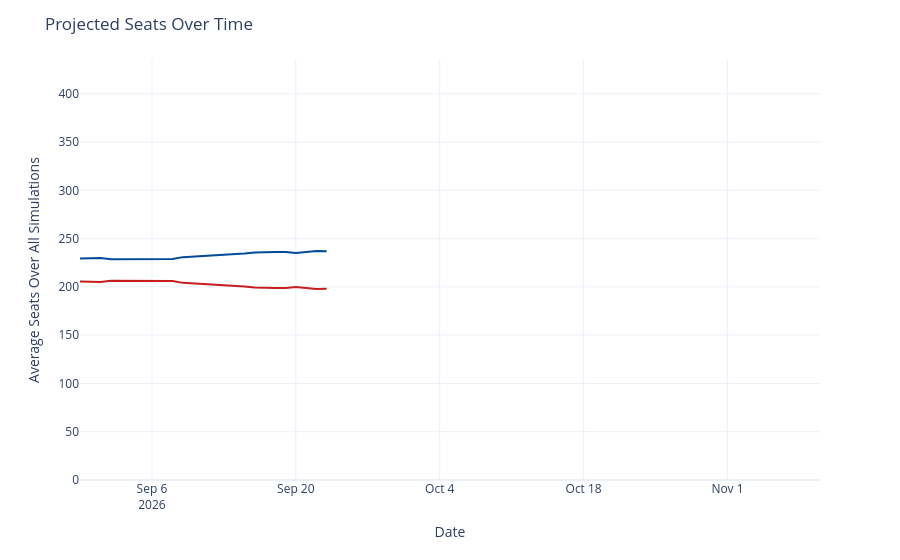

The notebook cell this image was saved under:
### Code cell
seats_over_time = output_ts[(output_ts['geo'] == 'US House') &
                             (output_ts['type'] == 'seats')]
seats_over_time['rep_seats'] = seats_over_time['y'].map(lambda x: 435 - x)
seats_over_time = seats_over_time.rename({'y': 'Democrats', 'rep_seats': 'Republicans'}, axis=1)
seats_time_ser = px.line(seats_over_time, x='date', y=['Democrats', 'Republicans'], template='plotly_white',
                        color_discrete_map={'Democrats': '#004b97', 'Republicans': '#c71e1d'},)
seats_time_ser.update_traces(hovertemplate="%{y:.1f}")
seats_time_ser.update_layout(
    xaxis=dict(range=[pd.to_datetime('2026-08-30'), pd.to_datetime('2026-11-10')]),
    yaxis=dict(range=[0, 435]),
    xaxis_title='Date',
    yaxis_title='Average Seats Over All Simulations',
    title=dict(text="Projected Seats Over Time"),
    hovermode="x",
    showlegend=False
)
seats_time_ser

### Figure 1 — Plotly figure (JSON) as saved in the notebook; plotly's stock layout.template omitted (floating-point values rounded to 4 significant figures)
{"data": [{"hovertemplate": "%{y:.1f}", "legendgroup": "Democrats", "line": {"color": "#004b97", "dash": "solid"}, "marker": {"symbol": "circle"}, "mode": "lines", "name": "Democrats", "orientation": "v", "showlegend": true, "type": "scatter", "x": ["2026-08-30", "2026-08-31", "2026-09-01", "2026-09-02", "2026-09-03", "2026-09-04", "2026-09-05", "2026-09-06", "2026-09-07", "2026-09-08", "2026-09-09", "2026-09-14", "2026-09-15", "2026-09-16", "2026-09-17", "2026-09-18", "2026-09-19", "2026-09-20", "2026-09-21", "2026-09-22", "2026-09-23"], "xaxis": "x", "y": [229.4, 230.0, 230.0, 228.5, 228.5, 228.7, 228.7, 228.9, 228.8, 228.9, 230.8, 233.6, 234.7, 235.7, 236.2, 236.1, 236.0, 235.0, 236.2, 237.2, 236.9], "yaxis": "y"}, {"hovertemplate": "%{y:.1f}", "legendgroup": "Republicans", "line": {"color": "#c71e1d", "dash": "solid"}, "marker": {"symbol": "circle"}, "mode": "lines", "name": "Republicans", "orientation": "v", "showlegend": true, "type": "scatter", "x": ["2026-08-30", "2026-08-31", "2026-09-01", "2026-09-02", "2026-09-03", "2026-09-04", "2026-09-05", "2026-09-06", "2026-09-07", "2026-09-08", "2026-09-09", "2026-09-14", "2026-09-15", "2026-09-16", "2026-09-17", "2026-09-18", "2026-09-19", "2026-09-20", "2026-09-21", "2026-09-22", "2026-09-23"], "xaxis": "x", "y": [205.6, 205.0, 205.0, 206.5, 206.5, 206.3, 206.3, 206.1, 206.2, 206.1, 204.2, 201.4, 200.3, 199.3, 198.8, 198.9, 199.0, 200.0, 198.8, 197.8, 198.1], "yaxis": "y"}], "layout": {"hovermode": "x", "legend": {"title": {"text": "variable"}, "tracegroupgap": 0}, "margin": {"t": 60}, "showlegend": false, "title": {"text": "Projected Seats Over Time"}, "xaxis": {"anchor": "y", "domain": [0, 1], "range": ["2026-08-30T00:00:00", "2026-11-10T00:00:00"], "title": {"text": "Date"}}, "yaxis": {"anchor": "x", "domain": [0, 1], "range": [0, 435], "title": {"text": "Average Seats Over All Simulations"}}}}
